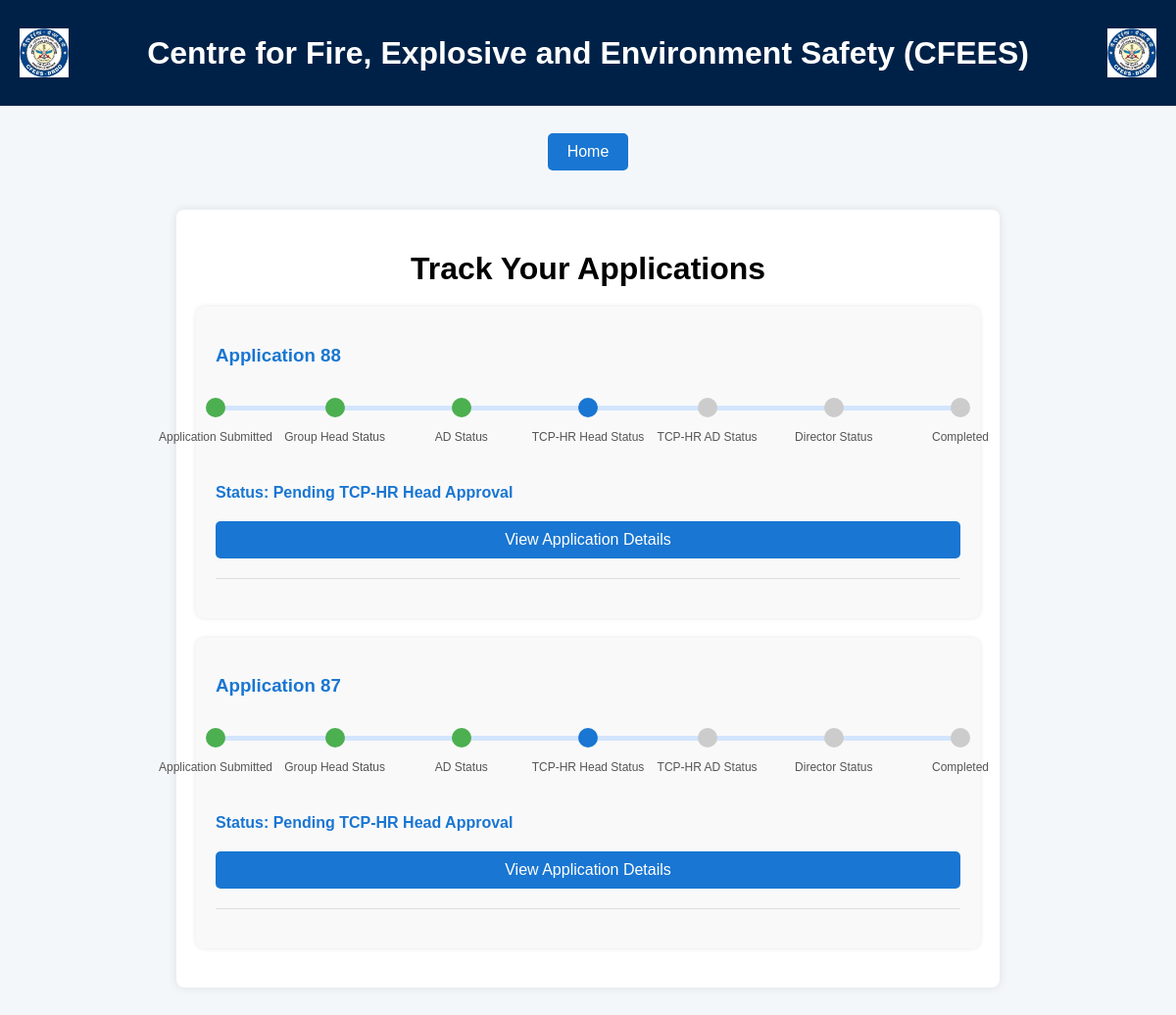
/status1.php (signed in), run on the app's committed database.
### tables this page shows
CREATE TABLE `applications` (
  `id` int(11) NOT NULL,
  `name_of_applicant` varchar(255) DEFAULT NULL,
  `designation` varchar(255) DEFAULT NULL,
  `qualification` varchar(255) DEFAULT NULL,
  `from_date` date DEFAULT NULL,
  `to_date` date DEFAULT NULL,
  `duration` varchar(50) DEFAULT NULL,
  `name_of_seminar` varchar(255) DEFAULT NULL,
  `place` varchar(255) DEFAULT NULL,
  `last_date_of_submission` date DEFAULT NULL,
  `last_conference_attended` date DEFAULT NULL,
  `submission_date` date DEFAULT NULL,
  `group_head_status` tinyint(4) DEFAULT 0,
  `director_status` tinyint(4) DEFAULT 0,
  `remarks` text DEFAULT NULL,
  `ad_status` tinyint(4) DEFAULT 0,
  `tcp_hr_head_status` tinyint(4) DEFAULT 0,
  `tcp_hr_ad_status` tinyint(4) DEFAULT 0,
  `seminar_id` varchar(255) NOT NULL DEFAULT '-1',
  `type_of_event` text NOT NULL,
  `location` varchar(255) NOT NULL,
  `is_paid` tinyint(1) DEFAULT NULL,
  `transaction_in_favour_of` varchar(255) DEFAULT NULL,
  `transaction_amount` decimal(10,2) DEFAULT NULL,
  `transaction_mode` varchar(50) DEFAULT NULL,
  `group_head_remarks` varchar(255) DEFAULT NULL,
  `ad_remarks` varchar(255) DEFAULT NULL,
  `tcp_hr_head_remarks` varchar(255) DEFAULT NULL,
  `tcp_hr_ad_remarks` varchar(255) DEFAULT NULL,
  `director_remarks` varchar(255) DEFAULT NULL,
  `feedback_submitted` int(11) NOT NULL DEFAULT 0,
  `group_name` varchar(255) NOT NULL,
  `group_head_time` datetime DEFAULT NULL,
  `ad_time` datetime DEFAULT NULL,
  `tcp_hr_ad_time` datetime DEFAULT NULL,
  `tcp_hr_head_time` datetime DEFAULT NULL,
  `director_time` datetime DEFAULT NULL,
  `headquaters_time` datetime DEFAULT NULL,
  `headquaters_remarks` varchar(255) DEFAULT NULL
);

### status1.php (the view, shortened to what this page needs)
<?php
$conn = new mysqli("localhost", "root", "", "permission_request_system");
$username = $_SESSION['username'];
$sql = "SELECT * FROM applications WHERE name_of_applicant=? ORDER BY id DESC";
$stmt = $conn->prepare($sql);
$stmt->bind_param("s", $username);
$stmt->execute();
$result = $stmt->get_result();
?>
<!DOCTYPE html>
<html lang="en">
<head>
</head>
<body>
<div class="header">
    <img src="drdo_logo_0.png" alt="DRDO Logo">
    <h1>Centre for Fire, Explosive and Environment Safety (CFEES)</h1>
    <img src="drdo_logo_0.png" alt="DRDO Logo">
</div>
<br>
<?php include 'home_button.php'; ?>
<div class="container">
    <h1>Track Your Applications</h1>
    <?php
    if ($result->num_rows > 0) {
        while ($row = $result->fetch_assoc()) {
            echo "<div class='application-details'>";
            echo "<h3>Application " . $row["id"] . "</h3>";
            echo "<div class='progress-container'>";
            $progress_steps = [
                'Application Submitted' => 0,
                'Group Head Status' => 16,
                'AD Status' => 33,
                'TCP-HR Head Status' => 50,
                'TCP-HR AD Status' => 66,
                'Director Status' => 83,
                'Completed' => 100
            ];
            $current_progress = 16;
            $status = 'Pending';
            $is_rejected = false;
            if ($row["group_head_status"] == 1) {
                $current_progress = 33;
                if ($row["ad_status"] == 1) {
                    $current_progress = 50;
                    if ($row["tcp_hr_head_status"] == 1) {
                        $current_progress = 66;
                        if ($row["tcp_hr_ad_status"] == 1) {
                            $current_progress = 83;
                            if ($row["director_status"] == 1) {
                                $current_progress = 100;
                                $status = 'Approved';
                            } elseif ($row["director_status"] == -1) {
                                $status = 'Rejected by Director';
                                $is_rejected = true;
                                $current_progress = 83;
                            } else {
                                $status = 'Pending Director Approval';
                            }
                        } elseif ($row["tcp_hr_ad_status"] == -1) {
                            $status = 'Rejected by TCP-HR AD';
                            $is_rejected = true;
                            $current_progress = 66;
                        } else {
                            $status = 'Pending TCP-HR AD Approval';
                        }
                    } elseif ($row["tcp_hr_head_status"] == -1) {
                        $status = 'Rejected by TCP-HR Head';
                        $is_rejected = true;
                        $current_progress = 50;
                    } else {
                        $status = 'Pending TCP-HR Head Approval';
                    }
                } elseif ($row["ad_status"] == -1) {
                    $status = 'Rejected by AD';
                    $is_rejected = true;
                    $current_progress = 33;
                } else {
                    $status = 'Pending AD Approval';
                }
            } elseif ($row["group_head_status"] == -1) {
                $status = 'Rejected by Group Head';
                $is_rejected = true;
                $current_progress = 16;
            } else {
                $status = 'Pending Group Head Approval';
            }
            foreach ($progress_steps as $step => $percent) {
                $dot_class = 'progress-dot pending';
                if ($step === 'Application Submitted' || ($step === 'Completed' && $current_progress === 100)) {
                    $dot_class = 'progress-dot completed';
                } elseif ($percent < $current_progress) {
                    $dot_class = 'progress-dot completed';
                } elseif ($percent == $current_progress && $is_rejected) {
                    $dot_class = 'progress-dot rejected';
                } elseif ($percent == $current_progress && !$is_rejected) {
                    $dot_class = 'progress-dot pending';
                } elseif ($percent > $current_progress) {
                    $dot_class = 'progress-dot grey';
                }
                echo "<div class='$dot_class' style='left: $percent%;'></div>";
                echo "<div class='progress-label' style='left: $percent%;'>$step</div>";
            }
            echo "</div>";
            echo "<p class='status-message'>Status: " . htmlspecialchars($status) . "</p>";
            if ($status === "Approved") {
                echo "<a href='print_application2.php?id=" . $row["id"] . "' target='_blank' class='print-link'>Print Application Form</a>";
                echo "<a href='feedback.php?id=" . $row["id"] . "'class='print-link'>Submit/View feedback</a>";
            }
            elseif (strpos($status, "Rejected") !== false) {
                echo "<p class='remarks'><strong>Reason for rejection:</strong> " . htmlspecialchars($row['remarks']) . "</p>";
            }
            else{
                echo "<a href='print_application.php?id=" . $row["id"] . "' target='_blank' class='print-link'>View Application Details</a>";
            }
            echo "<hr>";
            echo "</div>";
        }
    } else {
        echo "<p>No applications found for user: " . htmlspecialchars($username) . "</p>";
    }
    ?>
</div>
</body>
</html>

### status1.php (style rules this page uses)
.header { background-color: #002147; color: white; padding: 15px 20px; display: flex; align-items: center; justify-content: space-between; }
.header img { height: 50px; }
body { font-family: Arial, sans-serif; background-color: #f4f7fa; margin: 0; padding: 0; }
.container { max-width: 800px; margin: 40px auto; padding: 20px; background: #ffffff; border-radius: 8px; box-shadow: 0 0 10px rgba(0,0,0,0.1); }
h1 { text-align: center; margin-bottom: 20px; }
.progress-container { position: relative; width: 100%; margin: 40px 0; height: 40px; }
.progress-dot { position: absolute; width: 20px; height: 20px; border-radius: 50%; top: -8px; transform: translateX(-50%); transition: background 0.3s; }
.progress-dot.completed { background: #4CAF50; }
.progress-dot.pending { background: #1976D2; }
.progress-dot.grey { background: #CCCCCC; }
.progress-label { position: absolute; top: 25px; transform: translateX(-50%); font-size: 12px; color: #555; }
.application-details { margin: 20px 0; padding: 20px; background: #f9f9f9; border-radius: 8px; box-shadow: 0 0 5px rgba(0,0,0,0.1); }
.application-details h3 { color: #1976D2; }
.status-message { font-size: 16px; font-weight: bold; color: #1976D2; }
.print-link { display: block; text-align: center; margin: 20px 0; background-color: #1976D2; color: white; padding: 10px; text-decoration: none; border-radius: 5px; transition: background-color 0.3s; }
hr { border: 0; border-top: 1px solid #ddd; margin: 20px 0; }

### data on the page
applications: id "88", step "Application Submitted", ad_status 1 (drawn), step "Group Head Status", step "AD Status", step "TCP-HR Head Status", step "TCP-HR AD Status", step "Director Status", step "Completed", tcp_hr_head_status "Pending TCP-HR Head Approval"
applications: id "87", step "Application Submitted", ad_status 1 (drawn), step "Group Head Status", step "AD Status", step "TCP-HR Head Status", step "TCP-HR AD Status", step "Director Status", step "Completed", tcp_hr_head_status "Pending TCP-HR Head Approval"
